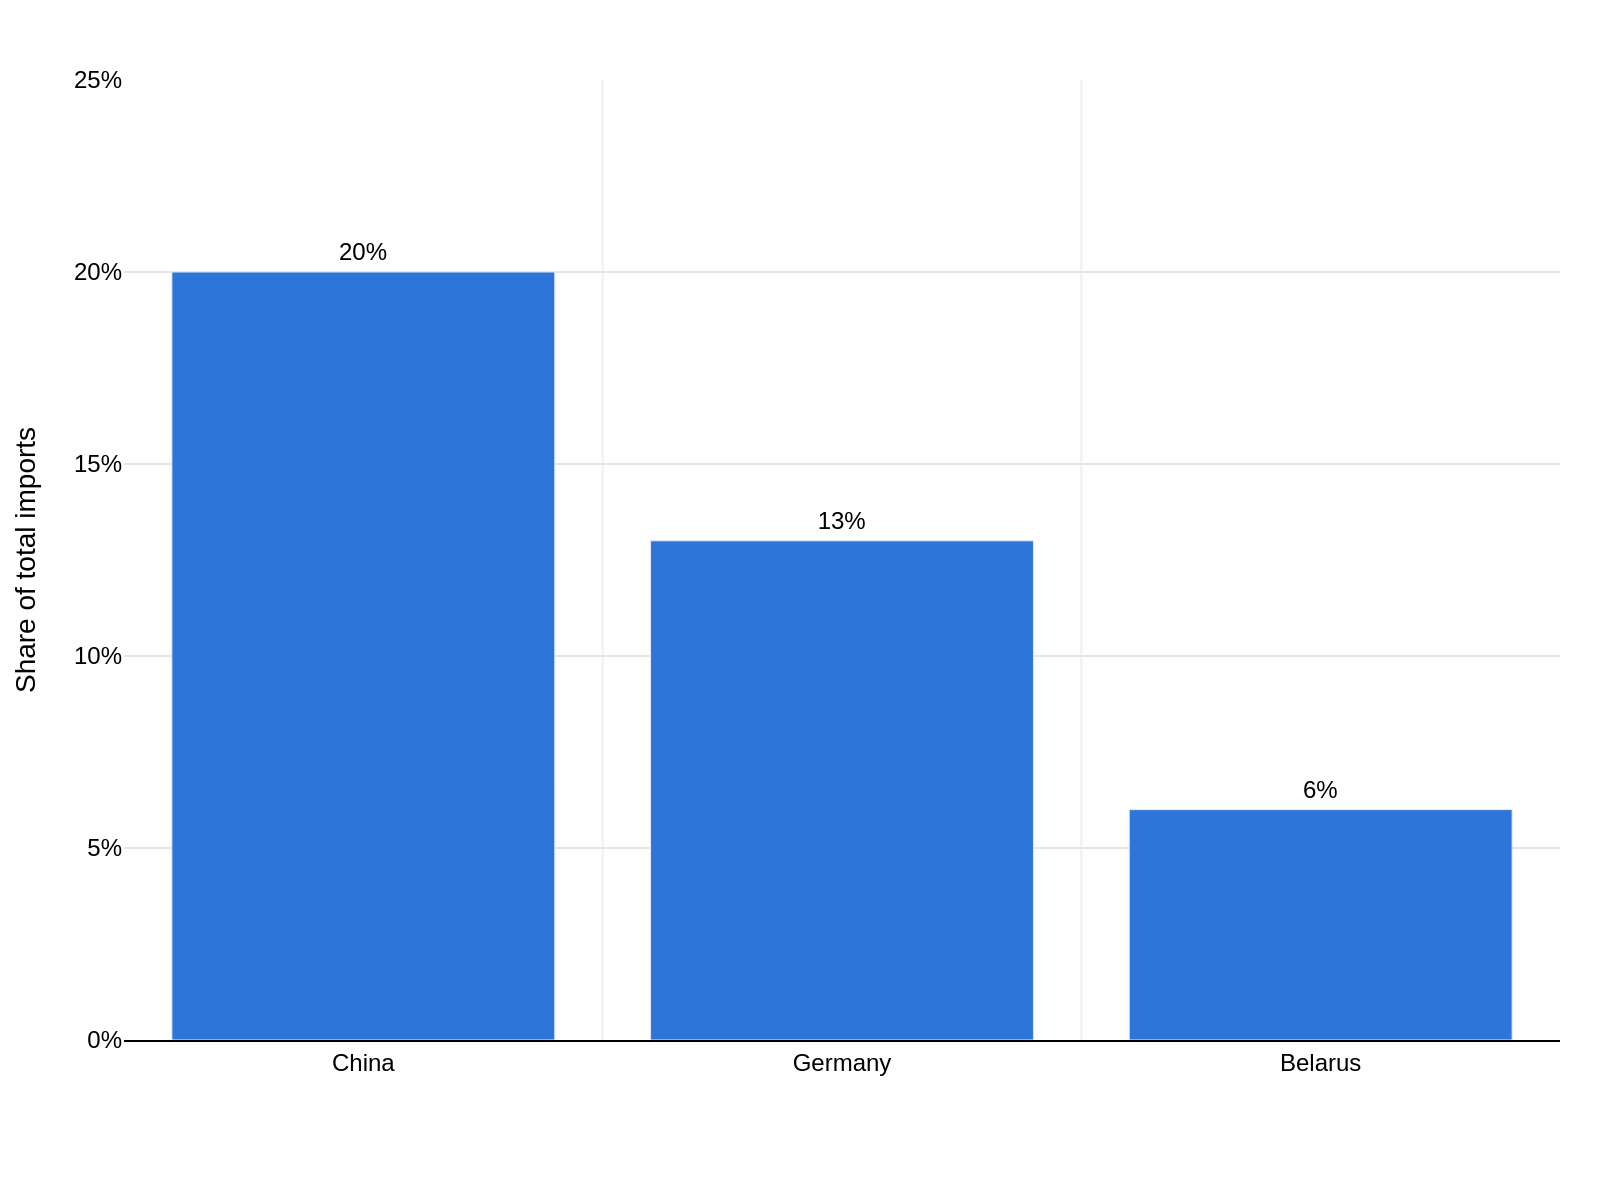

Generate this figure with Python:
import sys
import json
import plotly.graph_objects as go
from pathlib import Path

# --- 1. Argument and File Handling ---
if len(sys.argv) != 2:
    print("Usage: python create_chart.py <path_to_json_file>")
    sys.exit(1)

json_path = sys.argv[1]

try:
    with open(json_path, 'r', encoding='utf-8') as f:
        config = json.load(f)
except FileNotFoundError:
    print(f"Error: JSON file not found at {json_path}")
    sys.exit(1)
except json.JSONDecodeError:
    print(f"Error: Could not decode JSON from {json_path}")
    sys.exit(1)

output_base_name = Path(json_path).stem

# --- 2. Data Extraction ---
chart_data = config.get('chart_data', [])
texts = config.get('texts', {})
colors = config.get('colors', [])

# --- 3. Chart Creation ---
fig = go.Figure()

# Add bar trace
categories = [item['category'] for item in chart_data]
values = [item['value'] for item in chart_data]
data_labels = [f"{item['value']}%" for item in chart_data]

fig.add_trace(go.Bar(
    x=categories,
    y=values,
    marker_color=colors[0] if colors else None,
    text=data_labels,
    textposition='outside',
    cliponaxis=False,
    textfont=dict(
        family="Arial",
        size=12,
        color='black'
    )
))

# --- 4. Layout and Styling ---
fig.update_layout(
    font=dict(family="Arial", size=12, color="black"),
    title_text=texts.get('title'),
    yaxis_title_text=texts.get('y_axis_title'),
    showlegend=False,
    plot_bgcolor='white',
    paper_bgcolor='white',
    margin=dict(l=60, r=20, t=40, b=80),
    xaxis=dict(
        showline=True,
        linewidth=1,
        linecolor='black',
        tickfont=dict(size=12)
    ),
    yaxis=dict(
        range=[0, 25],
        dtick=5,
        ticksuffix='%',
        showgrid=True,
        gridcolor='#e5e5e5',
        zeroline=False,
        title_standoff=15
    )
)

# Add faint vertical lines as in the original image
fig.add_vline(x=0.5, line_width=1, line_color='#f0f0f0', layer='below')
fig.add_vline(x=1.5, line_width=1, line_color='#f0f0f0', layer='below')


# Add source annotation
if texts.get('source'):
    fig.add_annotation(
        text=texts['source'],
        xref="paper", yref="paper",
        x=1.0, y=-0.2,
        xanchor='right', yanchor='top',
        showarrow=False,
        font=dict(
            family="Arial",
            size=10,
            color="grey"
        )
    )

# --- 5. Output ---
output_filename = f"{output_base_name}.png"
fig.write_image(output_filename, scale=2, width=800, height=600)
print(f"Chart saved to {output_filename}")
